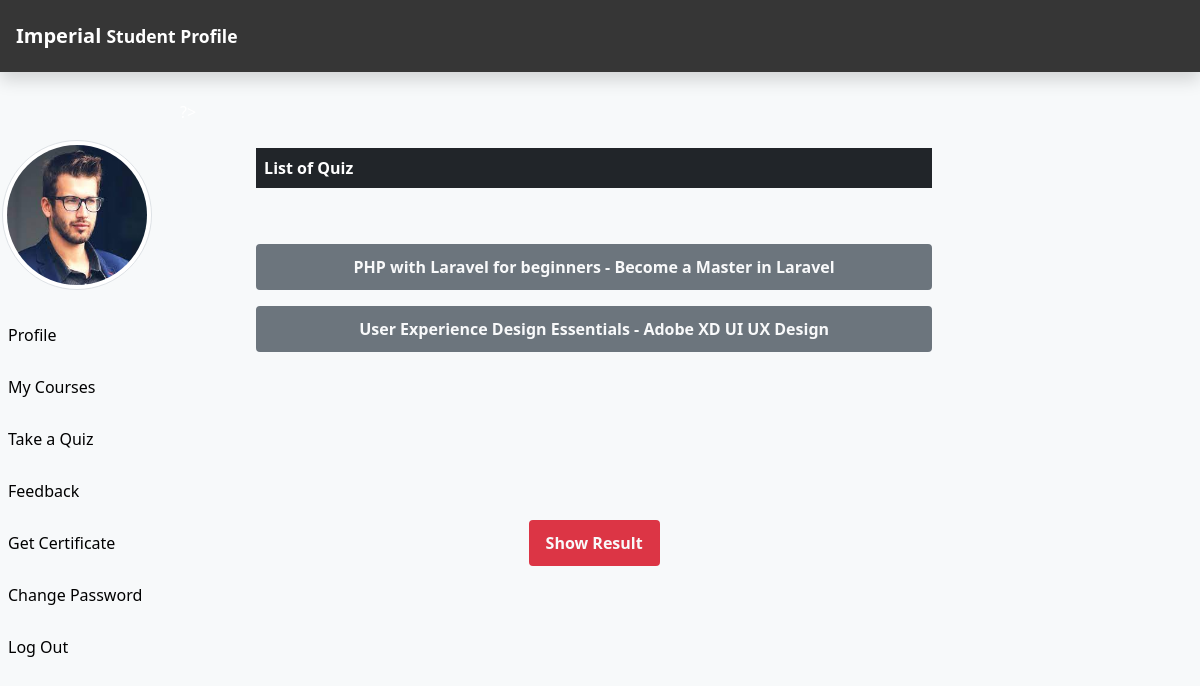
Page /Users/EnrollQuiz.php (signed in) on the committed database.
### tables this page shows
CREATE TABLE `students` (
  `stu_id` int(11) NOT NULL,
  `stu_name` varchar(255) NOT NULL,
  `stu_email` varchar(255) NOT NULL,
  `stu_pass` varchar(255) NOT NULL,
  `stu_occ` varchar(255) NOT NULL,
  `stu_img` text NOT NULL
);

CREATE TABLE `exam_category` (
  `id` int(11) NOT NULL,
  `exam_name` varchar(255) NOT NULL,
  `exam_time` varchar(255) NOT NULL
);

### Users/EnrollQuiz.php (the view, shortened to what this page needs)
<?php
include_once("ProfileHeader.php");
include_once("../DB_Files/db.php");
?>
<div class="col-sm-7 mt-5 ms-5">
    <p class="bg-dark text-white p-2 fw-bolder">List of Quiz</p>
    <br>
    <?php
    $sql = "SELECT * FROM exam_category";
    $result = $conn->query($sql);
    while ($row = $result->fetch_assoc()) {
    ?>
        <div class="mt-3">
            <form action="" method="post">
                <input name="test" class="btn btn-secondary border-5 form-control fw-bolder text-light" value="<?php echo $row["exam_name"]; ?>" onclick="set_exam_type_session(this.value);">
            </form>
        <?php
    }
        ?>
        <br><br><br><br><br><br><br>
        </div>
        <div class="container">
            <div class="row">
                <div class="col text-center">
                    <a href="OldResult.php">
                        <input type="button" class="btn btn-danger   border-5 fw-bolder text-light" value="Show Result">
                    </a>
                </div>
            </div>
        </div>
</div>

### Users/ProfileHeader.php (shortened to what this page needs)
<?php
include_once("../DB_Files/db.php");
$stu_email=$_SESSION['stu_email'];
if (isset($stu_email)) {
    $sql = "SELECT stu_img FROM students WHERE stu_email='$stu_email'";
    $result = $conn->query($sql);
    $row = $result->fetch_assoc();
    $stu_img = $row['stu_img'];
}
?>
<!DOCTYPE html>
<html lang="en">
<head>
    <link rel="stylesheet" href="CSS/profileHeader.css">
    <link rel="stylesheet" href="../bootstrap/css/bootstrap.min.css">
    <link rel="stylesheet" href="https://unicons.iconscout.com/release/v2.1.6/css/unicons.css">
</head>
<body>
    <nav class="navbar navbar-dark fixed-top flex-md-nowrap p-3 shadow" style="background-color: #363636;">
        <a href="../index.php" class="navbar-brand col-sm-3 col-md-2 mr-0">Imperial <small>Student Profile</small> </a>
    </nav>
    <div class="container-fluid mb-5" style="margin-top: 100px;">
        <div class="row">
            <nav class="col-sm-3 col-md-2 sidebar py-5d-print-none" style="padding-top:40px; margin-left:-20px;">
                <div class="sidebar-sticky">
                    <ul class="nav flex-column">
                        <li class="nav-item mb-3">
                            <img src="<?php echo $stu_img ?>" alt="" class="img-thumbnail rounded-circle" style="margin-left: 10px; height:150px;
                            width:150px;" >
                        </li>
                        <li class="nav-item">
                            <a href="Profile.php" class="nav-link">
                                Profile
                            </a>
                        </li>
                        <li class="nav-item">
                            <a href="MyCourse.php" class="nav-link">
                                My Courses
                            </a>
                        </li>
                        <li class="nav-item">
                            <a href="EnrollQuiz.php" class="nav-link">
                                Take a Quiz
                            </a>
                        </li>
                        <li class="nav-item">
                            <a href="Feedback.php" class="nav-link">
                                Feedback
                            </a>
                        </li>
                        <li class="nav-item">
                            <a href="getCertificate.php" class="nav-link">
                                Get Certificate
                            </a>
                        </li>
                        <li class="nav-item">
                            <a href="ChangePass.php" class="nav-link">
                                Change Password
                            </a>
                        </li>
                        <li class="nav-item">
                            <a href="Logout.php" class="nav-link">
                                Log Out
                            </a>
                        </li>
                    </ul>
                </div>
            </nav>

### Users/CSS/profileHeader.css (style rules this page uses)
.navbar-brand { font-size: 2rem; font-weight: bold; color: #ffffff; }
body { font-family: 'IBM Plex Sans Arabic', sans-serif; }
small { font-size: 1.2rem; }
p { color: black; }

### Users/ProfileHeader.php (style rules this page uses)
body { background: #f7f9fa; color: rgb(255, 255, 255); }
.nav-link { transition: all 400ms ease; color: black; }

### rows in the picture
students: stu_img (picture)
exam_category: test "PHP with Laravel for beginners - Become a Master in Laravel"
exam_category: test "User Experience Design Essentials - Adobe XD UI UX Design"
